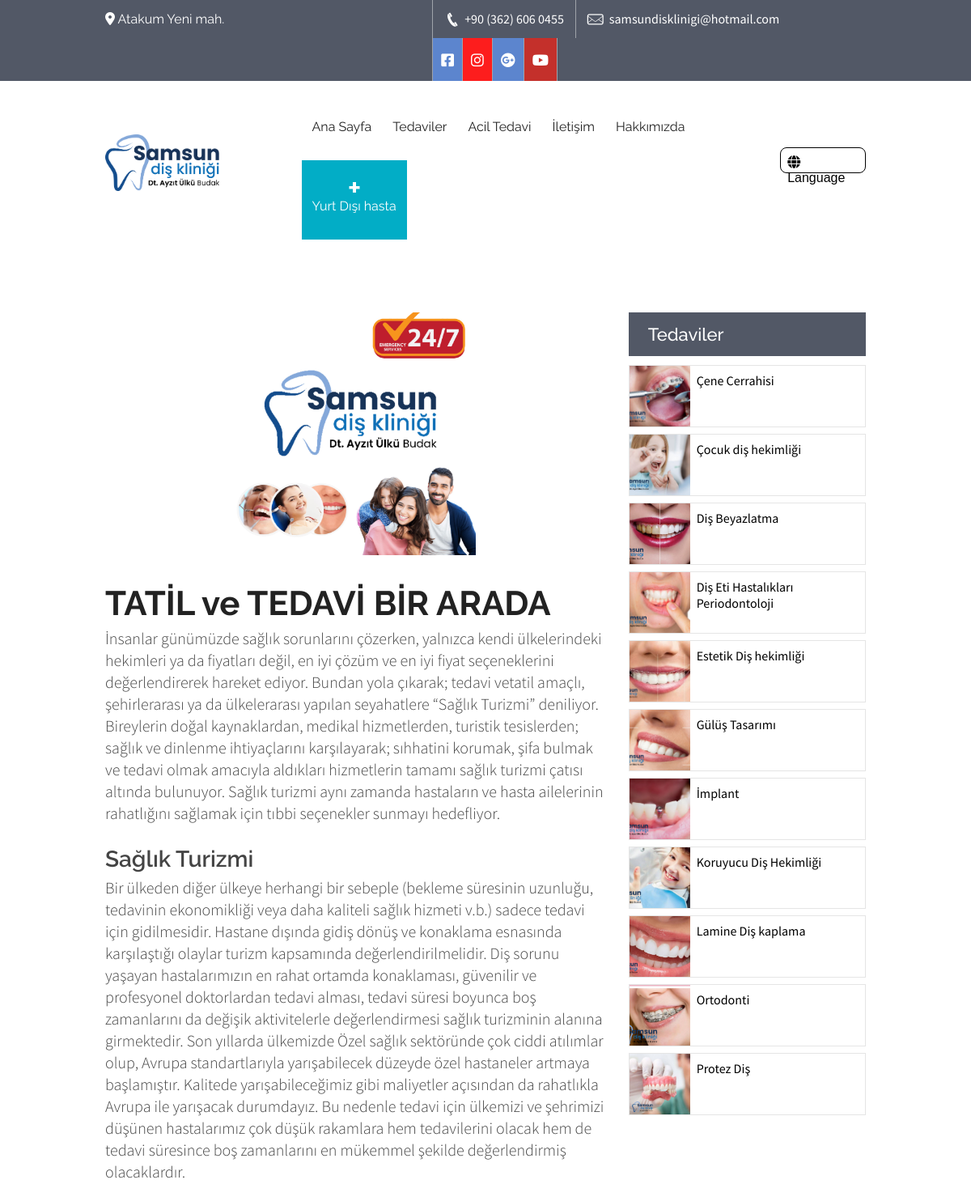
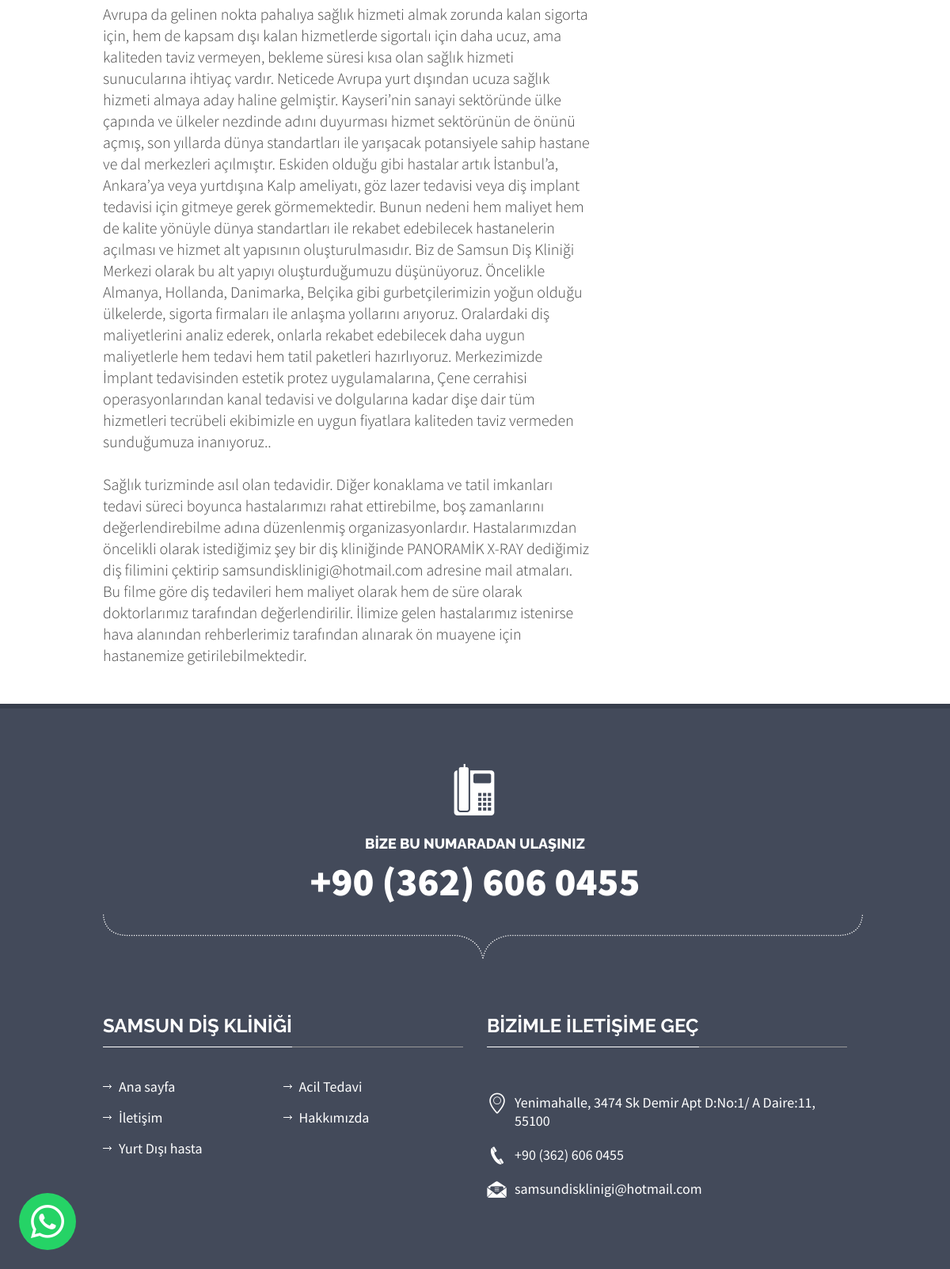
The app's page /yurt-disi-hasta/ with its own data (2 pictures, top to bottom).
### clinic/models.py (models this page shows, shortened)
class Media(models.Model):
    name = models.CharField(max_length=25)
    icon_markdown = models.CharField(max_length=250)
    hex_icon_color = models.CharField(max_length=10,default="#5c85ce")
    link = models.TextField()

class CustomPage(models.Model):
    menu_name = models.CharField(max_length=50)
    title = models.CharField(max_length=50)
    slug = models.SlugField(max_length=250,unique=True)
    content = models.TextField()
    image = models.ImageField(upload_to='custom_pages/images')
    show_image = models.BooleanField(default=True)
    banner = models.ImageField(upload_to='custom_pages/banners',null=True,blank=True)
    show_banner = models.BooleanField(default=False)
    show_services_sidebar = models.BooleanField(default=True)
    show_in_header = models.BooleanField()
    show_in_footer = models.BooleanField()
    def get_absolute_url(self):
        return reverse('clinic:custom_page',args=[
            self.slug
        ])

class Service(models.Model):
    title = models.CharField(max_length=50)
    slug = models.SlugField(max_length=250,unique=True,null=True,blank=True)
    content = models.TextField()
    image = models.ImageField(upload_to='service')
    icon = models.ImageField(upload_to='service_icons',blank=True,null=True)
    def get_absolute_url(self):
        return reverse('clinic:service_detail',args=[
            self.slug
        ])

### clinic/views.py (the view)
# urls.py: path('<str:slug>/',views.custom_page,name='custom_page'),
def custom_page(request,slug):
	page = CustomPage.objects.get(slug=slug)
	return render(request,'clinic/custom_page.html',{
		'page':page
	})

### clinic/templatetags/clinic_tags.py (called while the page is built)
@register.filter(name='markdown')
def markdown_format(text):
	return mark_safe(markdown.markdown(text))

@register.filter(name='get_const')
def get_const(const_name):
	return consts.__dict__.get(const_name,None)

@register.inclusion_tag('clinic/component/header_pages.html')
def show_header_pages(page):
	pages = CustomPage.objects.all().filter(show_in_header=True)
	return {
		'header_pages':pages,
		'current_page':page
	}

@register.inclusion_tag('clinic/component/header_services.html')
def show_header_services():
	services = Service.objects.all()
	return {
		'services':services
	}

@register.inclusion_tag('clinic/component/footer_pages.html')
def show_footer_pages():
	pages = CustomPage.objects.all().filter(show_in_footer=True)
	return {
		'footer_pages': pages,
	}

@register.inclusion_tag('clinic/component/services_sidebar.html')
def show_services_sidebar(services=None):
	if not services:
		services = Service.objects.all()
	return {
		'services':services,
	}

@register.inclusion_tag('clinic/component/media.html')
def show_media():
	media = Media.objects.all()
	return {
		'media':media
	}

### templates/clinic/custom_page.html (shortened to what this page needs)
{% extends '../origin/base.html' %}
{% load static %}
{% load clinic_tags %}
{% block content %}
<div class="content">
   <div {% if not page.show_banner and not page.show_services_sidebar %}style="padding-top: 0"{% endif %} class="news-posts">
      <div class="container" style="margin-bottom: 1em;">
         <div class="row">
            <div class="col-md-{% if page.show_services_sidebar %}8{% else %}12{% endif %}">
               <div class="news-detail">
                  {% if page.show_image %}
                     <img style="height: 300px; object-fit: contain;" src="{{ page.image.url }}" alt="">
                  {% endif %}
                  <div class="detail">
                     <h3>{{ page.title|markdown }}</h3>
                     <p>
                        {{ page.content|markdown }}
                     </p>
                  </div>
               </div>
            </div>
            {% if page.show_services_sidebar %}
               {% show_services_sidebar %}
            {% endif %}
         </div>
      </div>
   </div>
</div>
{% endblock %}

### templates/clinic/component/media.html
{% load clinic_tags %}
<ul  class="social-icons">
	{% for media in media %}
		<li><a style="background: {{media.hex_icon_color}}" href="{{media.link}}" class="fb">{{media.icon_markdown|markdown}}</a></li>
	{% endfor %}
</ul>

### templates/clinic/component/header_pages.html
{% for page in header_pages %}
   <li class="{% if current_page.id == page.id and page %}item-select{% endif %}">
      <a href="{{ page.get_absolute_url }}">{{ page.menu_name }}</a>
   </li>
{% endfor %}

### templates/clinic/component/services_sidebar.html (shortened to what this page needs)
<div class="col-md-4">
   <div class="recent-posts">
      <h6 class="bar-title" style="margin-bottom: 0.5em">Tedaviler</h6>
      {% if services %}
         {% for service in services %}
            <div style="display: flex;margin-bottom: 0.5em; border: 1px solid rgba(0,0,0,0.1)">
               <a style="display: block;" href="{{ service.get_absolute_url }}"><img style="height: 75px; max-width: 75px; object-fit: cover;" src="{{ service.image.url }}" alt="service image"></a>
               <a style="padding: 0.5em;display: block; color: black !important; width: calc(100% - 75px)" href="{{ service.get_absolute_url }}" class="title">{{ service.title }}</a>
            </div>
         {% endfor %}
      {% else %}
         <p style="margin-top:1em">Şuanda mevcut tedavi yok :(</p>
      {% endif %}
   </div>
</div>

### templates/clinic/component/footer_pages.html
{% for page in footer_pages %}
	<li><a style="white-space: nowrap;" href="{{page.get_absolute_url}}">{{page.menu_name}}</a></li>
{% endfor %}

### static/css/medical-guide.css (style rules this page uses)
body { background:#fff; font-family: 'Source Sans Pro', sans-serif; color:#444444; }
* { margin:0px; padding:0px; }
h2 { font-weight: 700; font-size:42px; font-family: 'Raleway', sans-serif; color:#222222; }
h3 { text-transform:uppercase; font-weight: 300; font-size:32px; font-family: 'Raleway', sans-serif; }
h4 { font-weight: 600; font-size:28px; font-family: 'Raleway', sans-serif; }
h6 { font-weight: 600; font-size:22px; font-family: 'Raleway', sans-serif; }
p { font-family: 'Source Sans Pro', sans-serif; font-weight:300; font-size:20px; line-height: 27px; }
a { text-decoration:none; }
li { list-style:none; }
a { transition: background-color 0.5s ease; }
img { width:100%; }
.top-bar .get-touch ul { float:left; }
.top-bar .get-touch li { float:left; border-left: solid 1px #9fa3aa; }
.top-bar .get-touch li:last-child { border-right: none; }
.top-bar .social-icons li:last-child { border-right: solid 1px #9fa3aa; }
.top-bar .get-touch li a { color: #fff; padding: 13px 14px; float: left; }
.top-bar .get-touch li i { font-size:18px; }
.top-bar .get-touch .social-icons { float:left; }
.top-bar .get-touch .social-icons li a { padding:13px 10px; }
.header .nav li { float:left; padding: 11px 0; }
.header .nav li a { color:#333; font-family: 'Raleway', sans-serif; font-size: 16px; padding:12px 24px !important; }
.header .nav li.item-select { color: #fff; border-radius: 5px; padding: 11px 0; }
.header .nav li.item-select a { color: #fff; padding:10px 24px; }
.header2 .nav li a { padding: 42px 20px 28px 20px; }
.header2 .nav li.item-select { border-radius: 0; padding:46px 0 32px 0; }
.header2 .nav li.item-select a { color: #fff; padding: 46px 20px 32px 20px; }
.header2 .nav li { background: none; border-radius: 0; padding:46px 0 32px 0; }
.header2 .nav li a { color: #222; padding: 46px 20px 32px 20px; }
.content { margin:0 0 0 0; }
.main-footer .useful-links ul li { background: url(../images/links-arrow-light.png) no-repeat 0 9px; margin: 0 0 16px 0; float: left; width: 50%; }
.main-footer .useful-links ul li a { color: #fff; margin: 0 0 0 20px; font-size: 18px; }
.news-posts { padding:90px 0 0 0; }
.news-posts h6.bar-title { background: #525866; font-weight: 500; color: #fff; padding: 14px 24px; display: block; }
.news-posts .news-detail { margin: 0 0 0 0; }
.news-posts .news-detail .detail { margin:35px 0 0 0; }
.news-posts .news-detail .detail h3 { color: #222222; font-weight: 600; text-transform: none; margin: 12px 0 0 0; }
.news-posts .news-detail .detail p { margin:5px 0 0 0; }
ul.resp-tabs-list, p { margin: 0px;padding: 0px; }

### static/css/default-color.css (style rules this page uses)
.header .nav li.item-select { background: #02adc6; }
.header2 .nav li.item-select { background: #02adc6 url(../images/navi-plus.png) no-repeat 50% 32%; }

### static/css/dropmenu.css (style rules this page uses)
ul.wtf-menu li { display: block; position: relative; }

### static/css/custom.css (style rules this page uses)
body { top: 0px !important; }

### records on screen
CustomPage: menu_name "Acil Tedavi"
CustomPage: menu_name "İletişim"
CustomPage: menu_name "Hakkımızda"
CustomPage: menu_name "Yurt Dışı hasta", image (picture), title "TATİL ve TEDAVİ BİR ARADA", content "İnsanlar günümüzde sağlık sorunlarını çözerken, yalnızca kendi ülkelerindeki hekimleri ya da fiyatları değil, en iyi çözüm ve en iyi fiyat seçeneklerini değerlendirerek hareket ediyor. Bundan yola çıkarak; tedavi vetatil amaçlı, şehirlerarası ya da ülkelerarası yapılan seyahatlere “Sağlık Turizmi” deniliyor. Bireylerin doğal kaynaklardan, medikal hizmetlerden, turistik tesislerden; sağlık ve dinlenme ihtiyaçlarını karşılayarak; sıhhatini korumak, şifa bulmak ve tedavi olmak amacıyla aldıkları hizmetlerin tamamı sağlık turizmi çatısı altında bulunuyor. Sağlık turizmi aynı zamanda hastaların ve hasta ailelerinin rahatlığını sağlamak için tıbbi seçenekler sunmayı hedefliyor. Sağlık Turizmi Bir…"
Service: image (picture), title "Çene Cerrahisi"
Service: image (picture), title "Çocuk diş hekimliği"
Service: image (picture), title "Diş Beyazlatma"
Service: image (picture), title "Diş Eti Hastalıkları Periodontoloji"
Service: image (picture), title "Estetik Diş hekimliği"
Service: image (picture), title "Gülüş Tasarımı"
Service: image (picture), title "İmplant"
Service: image (picture), title "Koruyucu Diş Hekimliği"
Service: image (picture), title "Lamine Diş kaplama"
Service: image (picture), title "Ortodonti"
Service: image (picture), title "Protez Diş"

### other values on screen
{{ 'PHONE'|get_const }} "+90 (362) 606 0455"
{{ 'MAIL'|get_const }} "samsundisklinigi@hotmail.com"
{{ 'ADDRESS'|get_const }} "Yenimahalle, 3474 Sk Demir Apt D:No:1/ A Daire:11, 55100"
